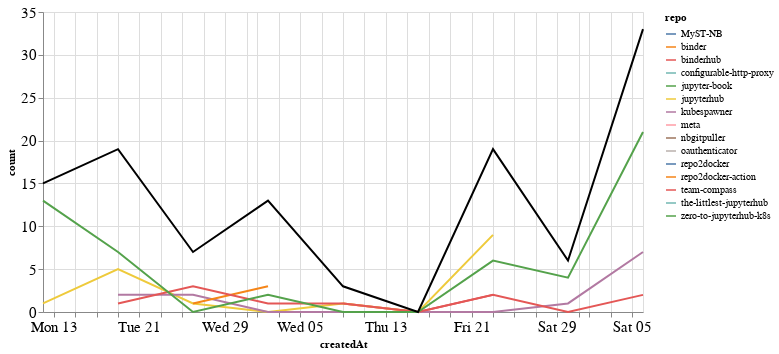

The notebook cell this image was saved under:
### Markdown cell above
## Comments

### Code cell
comments_time = comments.groupby('repo').resample('W', on='createdAt').count()['author'].reset_index()
comments_time = comments_time.rename(columns={'author': 'count'})
comments_time_total = comments_time.groupby('createdAt').agg({"count": "sum"}).reset_index()
ch1 = alt.Chart(comments_time, width=600).mark_line().encode(
    x='createdAt',
    y='count',
    color='repo',
    tooltip="repo"
)

ch2 = alt.Chart(comments_time_total, width=600).mark_line(color="black").encode(
    x='createdAt',
    y='count',
)

ch1 + ch2

### Figure 1 — Vega-Lite specification as saved in the notebook (floating-point values rounded to 4 significant figures)
{"config": {"axisLeft": {"labelFontSize": 15}, "axisBottom": {"labelFontSize": 15}}, "layer": [{"data": {"name": "data-12c486ccf60f75f24fd714577391d6ab"}, "mark": "line", "encoding": {"color": {"type": "nominal", "field": "repo"}, "tooltip": {"type": "nominal", "field": "repo"}, "x": {"type": "temporal", "field": "createdAt"}, "y": {"type": "quantitative", "field": "count"}}, "width": 600}, {"data": {"name": "data-8844fbbccaa173c6a2ba322adfad60e6"}, "mark": {"type": "line", "color": "black"}, "encoding": {"x": {"type": "temporal", "field": "createdAt"}, "y": {"type": "quantitative", "field": "count"}}, "width": 600}], "$schema": "https://vega.github.io/schema/vega-lite/v4.8.1.json", "datasets": {"data-12c486ccf60f75f24fd714577391d6ab": [{"repo": "MyST-NB", "createdAt": "2020-08-02T00:00:00", "count": 2}, {"repo": "binder", "createdAt": "2020-07-19T00:00:00", "count": 2}, {"repo": "binderhub", "createdAt": "2020-08-09T00:00:00", "count": 1}, {"repo": "binderhub", "createdAt": "2020-08-16T00:00:00", "count": 0}, {"repo": "binderhub", "createdAt": "2020-08-23T00:00:00", "count": 2}, {"repo": "configurable-http-proxy", "createdAt": "2020-08-30T00:00:00", "count": 1}, {"repo": "jupyter-book", "createdAt": "2020-07-12T00:00:00", "count": 1}, {"repo": "jupyterhub", "createdAt": "2020-07-12T00:00:00", "count": 1}, {"repo": "jupyterhub", "createdAt": "2020-07-19T00:00:00", "count": 5}, {"repo": "jupyterhub", "createdAt": "2020-07-26T00:00:00", "count": 1}, {"repo": "jupyterhub", "createdAt": "2020-08-02T00:00:00", "count": 0}, {"repo": "jupyterhub", "createdAt": "2020-08-09T00:00:00", "count": 1}, {"repo": "jupyterhub", "createdAt": "2020-08-16T00:00:00", "count": 0}, {"repo": "jupyterhub", "createdAt": "2020-08-23T00:00:00", "count": 9}, {"repo": "kubespawner", "createdAt": "2020-07-19T00:00:00", "count": 2}, {"repo": "kubespawner", "createdAt": "2020-07-26T00:00:00", "count": 2}, {"repo": "kubespawner", "createdAt": "2020-08-02T00:00:00", "count": 0}, {"repo": "kubespawner", "createdAt": "2020-08-09T00:00:00", "count": 0}, {"repo": "kubespawner", "createdAt": "2020-08-16T00:00:00", "count": 0}, {"repo": "kubespawner", "createdAt": "2020-08-23T00:00:00", "count": 0}, {"repo": "kubespawner", "createdAt": "2020-08-30T00:00:00", "count": 1}, {"repo": "kubespawner", "createdAt": "2020-09-06T00:00:00", "count": 7}, {"repo": "meta", "createdAt": "2020-07-19T00:00:00", "count": 2}, {"repo": "nbgitpuller", "createdAt": "2020-08-02T00:00:00", "count": 5}, {"repo": "oauthenticator", "createdAt": "2020-09-06T00:00:00", "count": 1}, {"repo": "repo2docker", "createdAt": "2020-09-06T00:00:00", "count": 1}, {"repo": "repo2docker-action", "createdAt": "2020-07-26T00:00:00", "count": 1}, {"repo": "repo2docker-action", "createdAt": "2020-08-02T00:00:00", "count": 3}, {"repo": "team-compass", "createdAt": "2020-07-19T00:00:00", "count": 1}, {"repo": "team-compass", "createdAt": "2020-07-26T00:00:00", "count": 3}, {"repo": "team-compass", "createdAt": "2020-08-02T00:00:00", "count": 1}, {"repo": "team-compass", "createdAt": "2020-08-09T00:00:00", "count": 1}, {"repo": "team-compass", "createdAt": "2020-08-16T00:00:00", "count": 0}, {"repo": "team-compass", "createdAt": "2020-08-23T00:00:00", "count": 2}, {"repo": "team-compass", "createdAt": "2020-08-30T00:00:00", "count": 0}, {"repo": "team-compass", "createdAt": "2020-09-06T00:00:00", "count": 2}, {"repo": "the-littlest-jupyterhub", "createdAt": "2020-09-06T00:00:00", "count": 1}, {"repo": "zero-to-jupyterhub-k8s", "createdAt": "2020-07-12T00:00:00", "count": 13}, {"repo": "zero-to-jupyterhub-k8s", "createdAt": "2020-07-19T00:00:00", "count": 7}, {"repo": "zero-to-jupyterhub-k8s", "createdAt": "2020-07-26T00:00:00", "count": 0}, {"repo": "zero-to-jupyterhub-k8s", "createdAt": "2020-08-02T00:00:00", "count": 2}, {"repo": "zero-to-jupyterhub-k8s", "createdAt": "2020-08-09T00:00:00", "count": 0}, {"repo": "zero-to-jupyterhub-k8s", "createdAt": "2020-08-16T00:00:00", "count": 0}, {"repo": "zero-to-jupyterhub-k8s", "createdAt": "2020-08-23T00:00:00", "count": 6}, {"repo": "zero-to-jupyterhub-k8s", "createdAt": "2020-08-30T00:00:00", "count": 4}, {"repo": "zero-to-jupyterhub-k8s", "createdAt": "2020-09-06T00:00:00", "count": 21}], "data-8844fbbccaa173c6a2ba322adfad60e6": [{"createdAt": "2020-07-12T00:00:00", "count": 15}, {"createdAt": "2020-07-19T00:00:00", "count": 19}, {"createdAt": "2020-07-26T00:00:00", "count": 7}, {"createdAt": "2020-08-02T00:00:00", "count": 13}, {"createdAt": "2020-08-09T00:00:00", "count": 3}, {"createdAt": "2020-08-16T00:00:00", "count": 0}, {"createdAt": "2020-08-23T00:00:00", "count": 19}, {"createdAt": "2020-08-30T00:00:00", "count": 6}, {"createdAt": "2020-09-06T00:00:00", "count": 33}]}}
